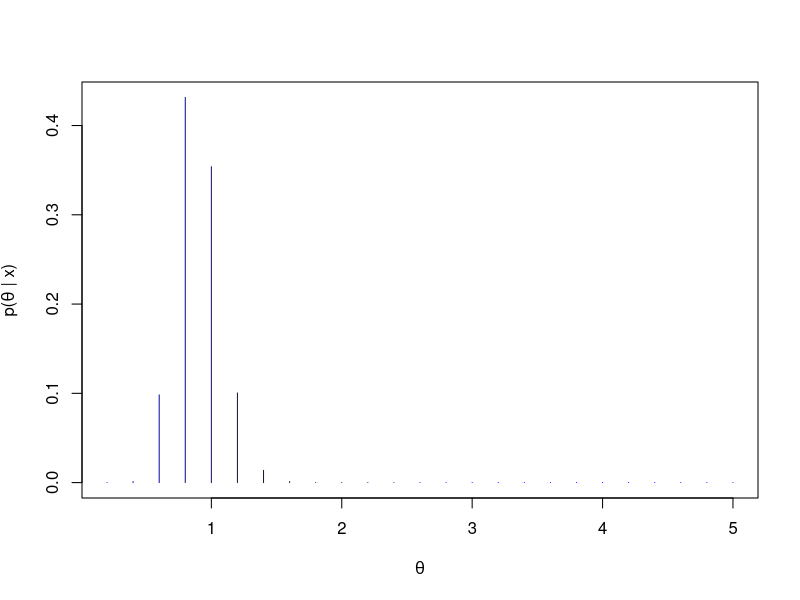
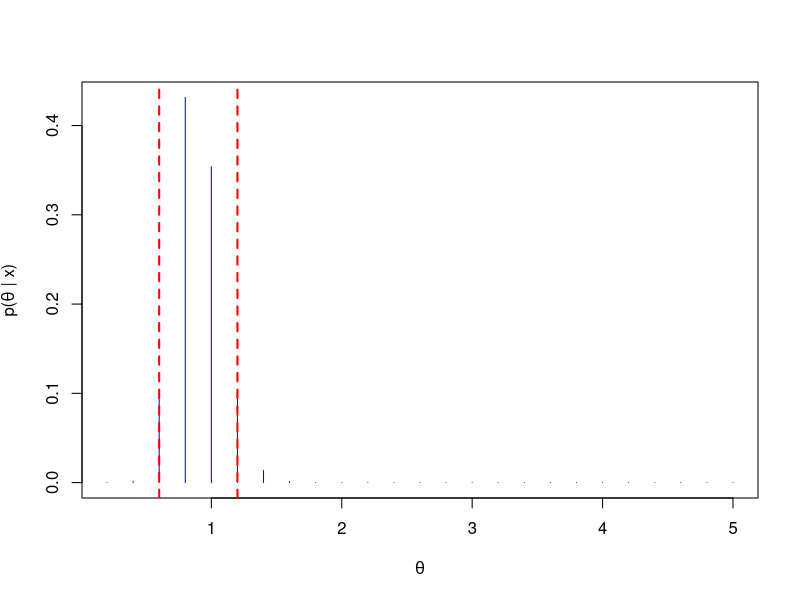
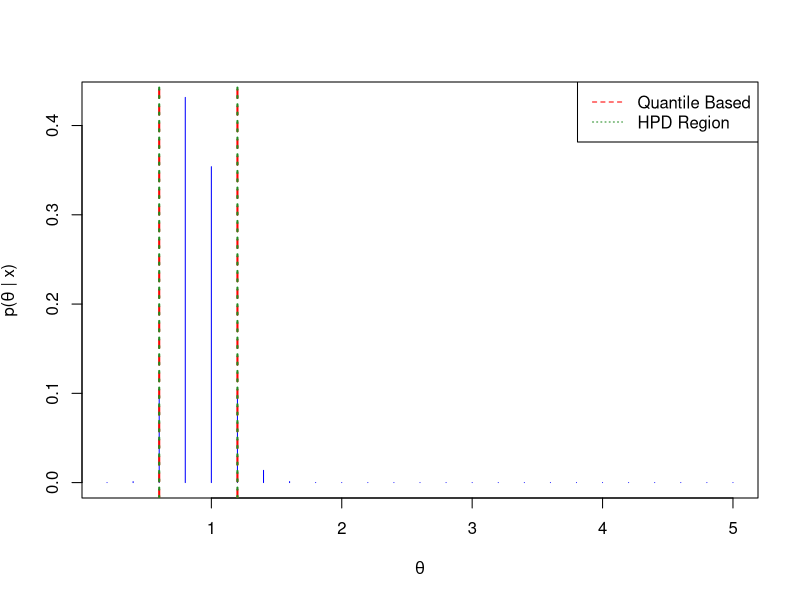

Here is the R script that generated these plots, in order:
## ---- chunk 1
x <- 26
n <- 30

#define parameter space Theta (all values that theta can take)
Theta <- seq(0.2,5,by = 0.2)

#calculate the numerator of p(theta | x)
post.theta <- exp(-n*Theta)*(Theta^x)
#renormalize (i.e., divide by the sum to get them to add up to 1)
post.theta <- post.theta/sum(post.theta)

plot(x  = Theta,
     y = post.theta,
     xlab = expression(theta),
     type = "h",
     ylab = expression(paste("p(",theta," | x)")),
     col="blue")
## ---- chunk 2
#---------------------------------------------------------
#First Strategy: Quantile based 95% CI
#---------------------------------------------------------

##-----step-by-step approach
#1. Calculate cdf (use the function cumsum)
F.theta.x <- cumsum(post.theta)
#2. Get theta_0.025
small.thetas <- (F.theta.x >= 0.025) # find which theta's have F(theta)<=0.025
loc.theta.low <- min(which(small.thetas)) # find position of theta_0.025 in Theta
theta_0.025 <- Theta[loc.theta.low] #get lower limit of CI

#3. Get theta_0.975
big.thetas <- ((1-F.theta.x) <= 0.025) # find which theta's have F(theta)>=0.975
loc.theta.high <- min(which(big.thetas)) # find position of theta_0.975 in Theta
theta_0.975 <- Theta[loc.theta.high] #get upper limit of CI

(Q.CI1 <- c(q2.5=theta_0.025,q97.5=theta_0.975))

##-----one-step approach
(Q.CI2 <- c(q2.5=min(Theta[which(cumsum(post.theta)>=0.025)]),
           # q97.5=Theta[min(which((1-cumsum(post.theta))<=0.025))]))
           q97.5=min(Theta[which(cumsum(post.theta)>=0.975)])) )


##Sanity check
#id positions of l(x) and u(x) in theta.vec
pos.lims.Q <- which(Theta %in% Q.CI2)
#substract one position from lower limit since:
# P(theta \in [l(y),u(y)]) = P(theta <= u(y))- P(theta < l(y))
pos.lims.Q[1] <- pos.lims.Q[1]-1
#get cumulative probs for each limit
cumprobs.lims.Q <- cumsum(post.theta)[pos.lims.Q]
#the difference below gives the actual Bayesian coverage of the CI
diff(cumprobs.lims.Q)

##-----quantiles from simulated values
#generate, for example, 1 million samples from the posterior of theta
theta.samples <- sample(Theta,1000000,prob=post.theta,replace = T)

#use the quantile funtion in R to find the quantiles.
quantile(theta.samples,c(0.025,0.975))

#Let's plot the Quantile Based 95% CI
plot(x  = Theta,
     y = post.theta,
     xlab = expression(theta),
     type = "h",
     ylab = expression(paste("p(",theta," | x)")),
     col="blue")
#abline is used to plot straight lines
abline(v=Q.CI2,col="red",lwd=2,lty=2)
## ---- chunk 3
#---------------------------------------------------------
#Second Strategy: 95% HPD region based CI
#---------------------------------------------------------
cumprob <- 0
pmf <- sort(unique(post.theta),decreasing = T) #order pmf
HPD95 <- range(Theta)
th.vals <- NULL
k <- 1
while(round(cumprob,2)<0.95){
  th.vals <- Theta[post.theta>=pmf[k]]
  HPD95 <- range(th.vals)
  cumprob <- sum(post.theta[post.theta>=pmf[k]])
  k <- k+1
}

#Highest Posterior Density 95% region
names(HPD95) <- c("l(x)","u(x)")
HPD95

##Sanity check
#id positions of l(x) and u(x) in theta.vec
pos.lims.HPD <- which(Theta%in%HPD95)
#move position one to the left of lower limit since:
# P(theta \in [l(y),u(y)]) = P(theta <= u(y))- P(theta < l(y))
pos.lims.HPD[1] <- pos.lims.HPD[1]-1
#get cumulative probs for each limit
cumprobs.lims.HPD <- cumsum(post.theta)[pos.lims.HPD]
#the difference below gives the actual Bayesian coverage of the HPD
diff(cumprobs.lims.HPD)


#Let's plot both the Quantile Based and HPD 95% CI
plot(x  = Theta,
     y = post.theta,
     xlab = expression(theta),
     type = "h",
     ylab = expression(paste("p(",theta," | x)")),
     col="blue")
#abline is used to plot straight lines
abline(v=Q.CI2,col="red",lwd=2,lty=2)
abline(v=HPD95,col="forestgreen",lwd=2,lty=3)
legend("topright",lty=c(2,3),col=c("red","forestgreen"),
       legend=c("Quantile Based","HPD Region"))
